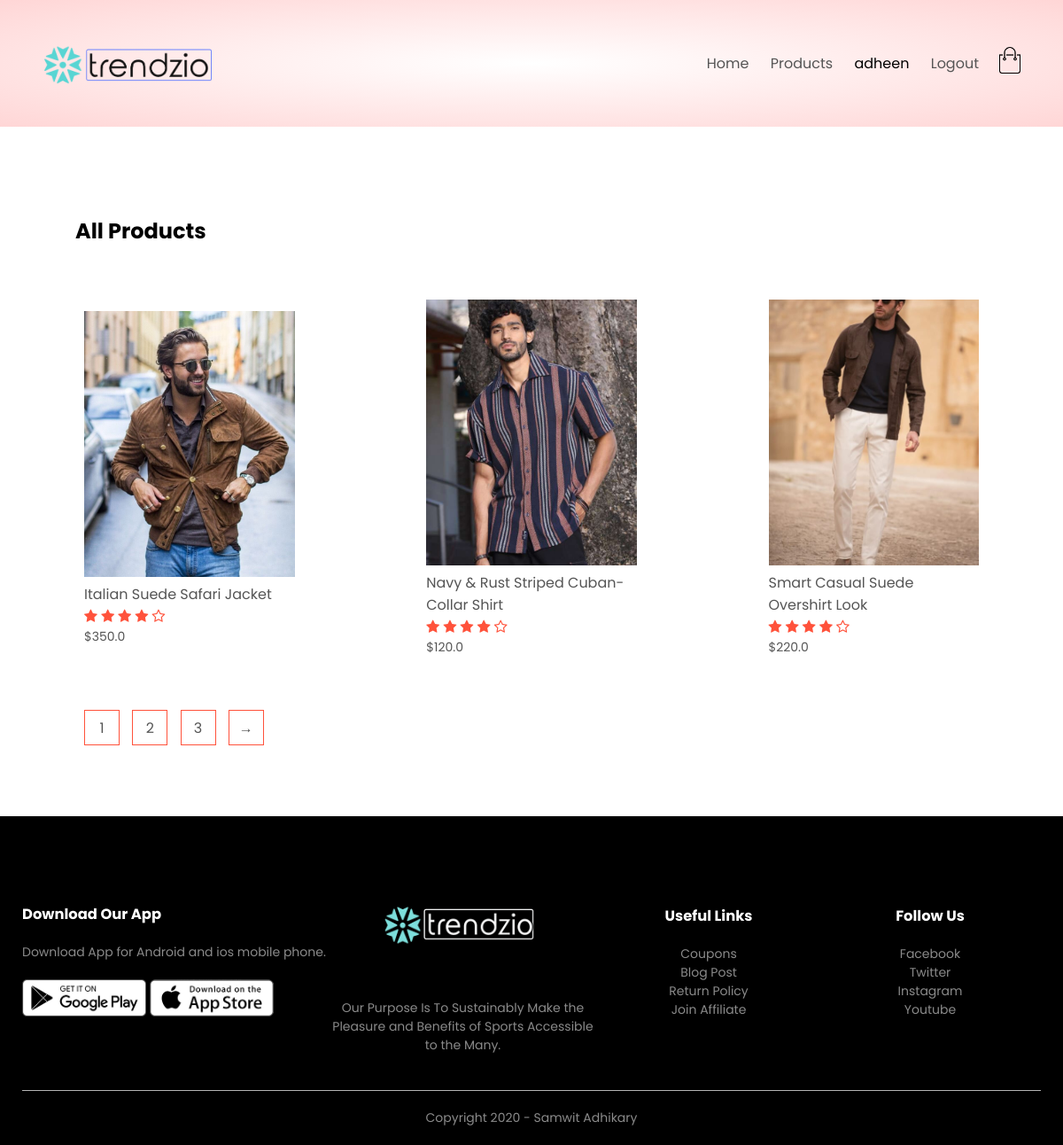
The app's page /product_list (signed in) with its own data.
### products/models.py (models this page shows, shortened)
class Product(models.Model):
    LIVE=1
    DELETE=0
    DELETE_CHOICES=((LIVE,'live'), (DELETE,'delete'))
    title=models.CharField(max_length=200)
    price=models.FloatField()
    description=models.TextField()
    image=models.ImageField(upload_to='media/')
    priority=models.IntegerField(default=0)
    delete_status=models.IntegerField(choices=DELETE_CHOICES,default=LIVE)
    created_at=models.DateTimeField(auto_now_add=True)
    updated_at=models.DateTimeField(auto_now=True)

### products/views.py (the view)
# urls.py: path('product_list',views.list_products,name='list_product'),
def list_products(request):
    page=1
    if request.GET:
        page=request.GET.get('page',1)
    product_list=Product.objects.order_by('priority')
    product_paginator=Paginator(product_list,3)
    product_list=product_paginator.get_page(page)
    context={'products': product_list}
    return render(request,'products.html',context)

### products/templatetags/chunks.py (called while the page is built)
@register.filter(name='chunks')
def chunks(list_data,chunk_size):
    chunk=[]
    i=0
    for data in list_data:
        chunk.append(data)
        i=i+1
        if i==chunk_size:
            yield chunk
            i=0
            chunk=[]
    if chunk:
        yield chunk

### templates/products.html
{% extends 'blank_layout.html' %}
    {% block content %}
    {% include 'products_list.html' %}
    {% endblock content %}

### templates/menu.html (shortened to what this page needs)
{% load static %}
            <div class="navbar">
                <div class="logo">
                    <a href="index.html"><img src="{% static 'images/trendzio.png' %}"alt="logo" width="200px"></a>
                </div>
                <nav>
                    <ul id="MenuItems">
                        <li><a href="{% url 'home' %}">Home</a></li>
                        <li><a href="{% url 'list_product' %}">Products</a></li>
                        {% if not user.is_authenticated %}
                        <li><a href="{% url 'account' %}">Account</a></li>
                        {% else %}
                        <li>{{ user.username }}</li>
                        <li><a href="{% url 'logout' %}">Logout</a></li>
                        {% endif %}
                    </ul>
                </nav>
                {% if user.is_authenticated %}
                <a href="{% url 'cart' %}"><img src="{% static 'images/cart.png' %}"width="30px" height="30px"></a>
                {% endif %}
            </div>

### templates/products_list.html (shortened to what this page needs)
{% load static %}
{% load chunks %}
<div class="small-container">
    <div class="row row-2">
        <h2>All Products</h2>
    </div>
    {% for product_chunk in products|chunks:4 %}
    <div class="row">
        {% for product in product_chunk %}
        <div class="col-4">
            <a href="{% url 'detail_product' product.id %}">
                <img src="{{ product.image.url }}" alt="{{ product.title }}">
            </a>
            <h4>{{ product.title }}</h4>
                            <div class="rating">
                    <i class="fa fa-star"></i>
                    <i class="fa fa-star"></i>
                    <i class="fa fa-star"></i>
                    <i class="fa fa-star"></i>
                    <i class="fa fa-star-o"></i>
                </div>
            <p>${{ product.price }}</p>
        </div>
        {% endfor %}
    </div>
    {% endfor %}
<div class="page-btn">
    {% for i in products.paginator.page_range %}
    <a href="?page={{ i }}"><span>{{ i }}</span></a>
    {% endfor %}
    {% if products.has_next %}
        <a href="?page={{ products.next_page_number }}"><span> &#8594; </span></a>
    {% endif %}
</div>
</div>

### static/css/style.css (style rules this page uses)
* { margin: 0; padding: 0; box-sizing: border-box; }
body { font-family: 'Poppins', sans-serif; }
.navbar { display: flex; align-items: center; padding: 20px; }
nav { flex: 1; text-align: right; }
nav ul { display: inline-block; list-style-type: none; }
nav ul li { display: inline-block; margin-right: 20px; }
a { text-decoration: none; color: #555; }
p { color: #555; }
.row { display: flex; align-items: center; flex-wrap: wrap; justify-content: space-around; }
.small-container { max-width: 1080px; margin: auto; padding-left: 25px; padding-right: 25px; }
.col-4 { flex-basis: 25%; padding: 10px; min-width: 200px; margin-bottom: 50px; transition: transform 0.5s; }
.col-4 img { width: 100%; }
h4 { color: #555; font-weight: normal; }
.col-4 p { font-size: 14px; }
.rating .fa { color: #ff523b; }
ul { list-style-type: none; }
.row-2 { justify-content: space-between; margin: 100px auto 50px; }
.page-btn { margin: 0 auto 80px; }
.page-btn span { display: inline-block; border: 1px solid #ff523b; margin-left: 10px; width: 40px; height: 40px; text-align: center; line-height: 40px; cursor: pointer; }

### templates/products_list.html (style rules this page uses)
.col-4 { flex-basis: 25%; padding: 10px; min-width: 200px; box-sizing: border-box; }
.row { display: flex; flex-wrap: wrap; justify-content: space-between; }
.col-4 img { width: 100%; height: 300px; object-fit: cover; }

### records on screen
Product: image (picture), title "Italian Suede Safari Jacket", price "350.0"
Product: image (picture), title "Navy & Rust Striped Cuban-Collar Shirt", price "120.0"
Product: image (picture), title "Smart Casual Suede Overshirt Look", price "220.0"

### other values on screen
{{ user.username }} "adheen"
{{ i }} "1" "2" "3"
